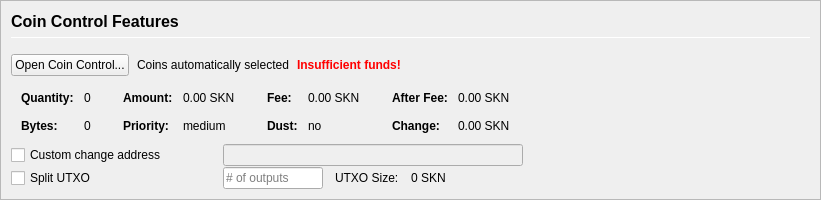
         <widget class="QFrame" name="frameCoinControl">
          <property name="sizePolicy">
           <sizepolicy hsizetype="Expanding" vsizetype="Expanding">
            <horstretch>0</horstretch>
            <verstretch>0</verstretch>
           </sizepolicy>
          </property>
          <property name="maximumSize">
           <size>
            <width>16777215</width>
            <height>16777215</height>
           </size>
          </property>
          <property name="frameShape">
           <enum>QFrame::StyledPanel</enum>
          </property>
          <property name="frameShadow">
           <enum>QFrame::Sunken</enum>
          </property>
          <layout class="QVBoxLayout" name="verticalLayoutCoinControl2">
           <property name="spacing">
            <number>0</number>
           </property>
           <property name="margin">
            <number>0</number>
           </property>
           <item>
            <widget class="QFrame" name="frameCoinControl_BG">
             <layout class="QVBoxLayout" name="verticalLayoutCoinControl" stretch="0,0,0,0,0,0">
              <property name="spacing">
               <number>1</number>
              </property>
              <property name="leftMargin">
               <number>10</number>
              </property>
              <property name="topMargin">
               <number>10</number>
              </property>
              <item>
               <layout class="QHBoxLayout" name="horizontalLayoutCoinControl1">
                <property name="bottomMargin">
                 <number>15</number>
                </property>
                <item>
                 <layout class="QVBoxLayout" name="verticalLayout_3">
                  <property name="spacing">
                   <number>6</number>
                  </property>
                  <item>
                   <widget class="QLabel" name="labelCoinControlFeatures">
                    <property name="sizePolicy">
                     <sizepolicy hsizetype="Preferred" vsizetype="Maximum">
                      <horstretch>0</horstretch>
                      <verstretch>0</verstretch>
                     </sizepolicy>
                    </property>
                    <property name="minimumSize">
                     <size>
                      <width>0</width>
                      <height>20</height>
                     </size>
                    </property>
                    <property name="font">
                     <font>
                      <pointsize>12</pointsize>
                      <weight>75</weight>
                      <bold>true</bold>
                     </font>
                    </property>
                    <property name="styleSheet">
                     <string notr="true">font-weight:bold;</string>
                    </property>
                    <property name="text">
                     <string>Coin Control Features</string>
                    </property>
                   </widget>
                  </item>
                  <item>
                   <widget class="Line" name="line">
                    <property name="minimumSize">
                     <size>
                      <width>0</width>
                      <height>1</height>
                     </size>
                    </property>
                    <property name="maximumSize">
                     <size>
                      <width>16777215</width>
                      <height>1</height>
                     </size>
                    </property>
                    <property name="orientation">
                     <enum>Qt::Horizontal</enum>
                    </property>
                   </widget>
                  </item>
                 </layout>
                </item>
               </layout>
              </item>
              <item>
               <layout class="QHBoxLayout" name="horizontalLayoutCoinControl2" stretch="0,0,0,0">
                <property name="spacing">
                 <number>8</number>
                </property>
                <property name="bottomMargin">
                 <number>10</number>
                </property>
                <item>
                 <widget class="QPushButton" name="pushButtonCoinControl">
                  <property name="styleSheet">
                   <string notr="true"/>
                  </property>
                  <property name="text">
                   <string>Open Coin Control...</string>
                  </property>
                  <property name="autoDefault">
                   <bool>false</bool>
                  </property>
                 </widget>
                </item>
                <item>
                 <widget class="QLabel" name="labelCoinControlAutomaticallySelected">
                  <property name="text">
                   <string>Coins automatically selected</string>
                  </property>
                  <property name="margin">
                   <number>5</number>
                  </property>
                 </widget>
                </item>
                <item>
                 <widget class="QLabel" name="labelCoinControlInsuffFunds">
                  <property name="font">
                   <font>
                    <weight>75</weight>
                    <bold>true</bold>
                   </font>
                  </property>
                  <property name="styleSheet">
                   <string notr="true">color:red;font-weight:bold;</string>
                  </property>
                  <property name="text">
                   <string>Insufficient funds!</string>
                  </property>
                  <property name="margin">
                   <number>5</number>
                  </property>
                 </widget>
                </item>
                <item>
                 <spacer name="horizontalSpacerCoinControl">
                  <property name="orientation">
                   <enum>Qt::Horizontal</enum>
                  </property>
                  <property name="sizeHint" stdset="0">
                   <size>
                    <width>40</width>
                    <height>1</height>
                   </size>
                  </property>
                 </spacer>
                </item>
               </layout>
              </item>
              <item>
               <widget class="QWidget" name="widgetCoinControl" native="true">
                <property name="sizePolicy">
                 <sizepolicy hsizetype="Preferred" vsizetype="Preferred">
                  <horstretch>0</horstretch>
                  <verstretch>0</verstretch>
                 </sizepolicy>
                </property>
                <property name="minimumSize">
                 <size>
                  <width>0</width>
                  <height>0</height>
                 </size>
                </property>
                <property name="styleSheet">
                 <string notr="true"/>
                </property>
                <layout class="QHBoxLayout" name="horizontalLayoutCoinControl5">
                 <property name="margin">
                  <number>0</number>
                 </property>
                 <item>
                  <layout class="QHBoxLayout" name="horizontalLayoutCoinControl3" stretch="0,0,0,1">
                   <property name="spacing">
                    <number>20</number>
                   </property>
                   <property name="topMargin">
                    <number>0</number>
                   </property>
                   <property name="bottomMargin">
                    <number>10</number>
                   </property>
                   <item>
                    <layout class="QFormLayout" name="formLayoutCoinControl1">
                     <property name="horizontalSpacing">
                      <number>10</number>
                     </property>
                     <property name="verticalSpacing">
                      <number>14</number>
                     </property>
                     <property name="leftMargin">
                      <number>10</number>
                     </property>
                     <property name="topMargin">
                      <number>4</number>
                     </property>
                     <property name="rightMargin">
                      <number>6</number>
                     </property>
                     <item row="0" column="0">
                      <widget class="QLabel" name="labelCoinControlQuantityText">
                       <property name="font">
                        <font>
                         <weight>75</weight>
                         <bold>true</bold>
                        </font>
                       </property>
                       <property name="text">
                        <string>Quantity:</string>
                       </property>
                       <property name="margin">
                        <number>0</number>
                       </property>
                      </widget>
                     </item>
                     <item row="0" column="1">
                      <widget class="QLabel" name="labelCoinControlQuantity">
                       <property name="cursor">
                        <cursorShape>IBeamCursor</cursorShape>
                       </property>
                       <property name="contextMenuPolicy">
                        <enum>Qt::ActionsContextMenu</enum>
                       </property>
                       <property name="text">
                        <string notr="true">0</string>
                       </property>
                       <property name="margin">
                        <number>0</number>
                       </property>
                       <property name="textInteractionFlags">
                        <set>Qt::LinksAccessibleByMouse|Qt::TextSelectableByKeyboard|Qt::TextSelectableByMouse</set>
                       </property>
                      </widget>
                     </item>
                     <item row="1" column="0">
                      <widget class="QLabel" name="labelCoinControlBytesText">
                       <property name="font">
                        <font>
                         <weight>75</weight>
                         <bold>true</bold>
                        </font>
                       </property>
                       <property name="text">
                        <string>Bytes:</string>
                       </property>
                      </widget>
                     </item>
                     <item row="1" column="1">
                      <widget class="QLabel" name="labelCoinControlBytes">
                       <property name="cursor">
                        <cursorShape>IBeamCursor</cursorShape>
                       </property>
                       <property name="contextMenuPolicy">
                        <enum>Qt::ActionsContextMenu</enum>
                       </property>
                       <property name="text">
                        <string notr="true">0</string>
                       </property>
                       <property name="textInteractionFlags">
                        <set>Qt::LinksAccessibleByMouse|Qt::TextSelectableByKeyboard|Qt::TextSelectableByMouse</set>
                       </property>
                      </widget>
                     </item>
                    </layout>
                   </item>
                   <item>
                    <layout class="QFormLayout" name="formLayoutCoinControl2">
                     <property name="horizontalSpacing">
                      <number>10</number>
                     </property>
                     <property name="verticalSpacing">
                      <number>14</number>
                     </property>
                     <property name="leftMargin">
                      <number>6</number>
                     </property>
                     <property name="topMargin">
                      <number>4</number>
                     </property>
                     <property name="rightMargin">
                      <number>6</number>
                     </property>
                     <item row="0" column="0">
                      <widget class="QLabel" name="labelCoinControlAmountText">
                       <property name="font">
                        <font>
                         <weight>75</weight>
                         <bold>true</bold>
                        </font>
                       </property>
                       <property name="text">
                        <string>Amount:</string>
                       </property>
                       <property name="margin">
                        <number>0</number>
                       </property>
                      </widget>
                     </item>
                     <item row="0" column="1">
                      <widget class="QLabel" name="labelCoinControlAmount">
                       <property name="cursor">
                        <cursorShape>IBeamCursor</cursorShape>
                       </property>
                       <property name="contextMenuPolicy">
                        <enum>Qt::ActionsContextMenu</enum>
                       </property>
                       <property name="text">
                        <string notr="true">0.00 SKN</string>
                       </property>
                       <property name="textInteractionFlags">
                        <set>Qt::LinksAccessibleByMouse|Qt::TextSelectableByKeyboard|Qt::TextSelectableByMouse</set>
                       </property>
                      </widget>
                     </item>
                     <item row="1" column="0">
                      <widget class="QLabel" name="labelCoinControlPriorityText">
                       <property name="font">
                        <font>
                         <weight>75</weight>
                         <bold>true</bold>
                        </font>
                       </property>
                       <property name="text">
                        <string>Priority:</string>
                       </property>
                      </widget>
                     </item>
                     <item row="1" column="1">
                      <widget class="QLabel" name="labelCoinControlPriority">
                       <property name="cursor">
                        <cursorShape>IBeamCursor</cursorShape>
                       </property>
                       <property name="contextMenuPolicy">
                        <enum>Qt::ActionsContextMenu</enum>
                       </property>
                       <property name="text">
                        <string>medium</string>
                       </property>
                       <property name="textInteractionFlags">
                        <set>Qt::LinksAccessibleByMouse|Qt::TextSelectableByKeyboard|Qt::TextSelectableByMouse</set>
                       </property>
                      </widget>
                     </item>
                    </layout>
                   </item>
                   <item>
                    <layout class="QFormLayout" name="formLayoutCoinControl3">
                     <property name="horizontalSpacing">
                      <number>10</number>
                     </property>
                     <property name="verticalSpacing">
                      <number>14</number>
                     </property>
                     <property name="leftMargin">
                      <number>6</number>
                     </property>
                     <property name="topMargin">
                      <number>4</number>
                     </property>
                     <property name="rightMargin">
                      <number>6</number>
                     </property>
                     <item row="0" column="0">
                      <widget class="QLabel" name="labelCoinControlFeeText">
                       <property name="font">
                        <font>
                         <weight>75</weight>
                         <bold>true</bold>
                        </font>
                       </property>
                       <property name="text">
                        <string>Fee:</string>
                       </property>
                       <property name="margin">
                        <number>0</number>
                       </property>
                      </widget>
                     </item>
                     <item row="0" column="1">
                      <widget class="QLabel" name="labelCoinControlFee">
                       <property name="cursor">
                        <cursorShape>IBeamCursor</cursorShape>
                       </property>
                       <property name="contextMenuPolicy">
                        <enum>Qt::ActionsContextMenu</enum>
                       </property>
                       <property name="text">
                        <string notr="true">0.00 SKN</string>
                       </property>
                       <property name="textInteractionFlags">
                        <set>Qt::LinksAccessibleByMouse|Qt::TextSelectableByKeyboard|Qt::TextSelectableByMouse</set>
                       </property>
                      </widget>
                     </item>
                     <item row="1" column="0">
                      <widget class="QLabel" name="labelCoinControlLowOutputText">
                       <property name="font">
                        <font>
                         <weight>75</weight>
                         <bold>true</bold>
                        </font>
                       </property>
                       <property name="text">
                        <string>Dust:</string>
                       </property>
                      </widget>
                     </item>
                     <item row="1" column="1">
                      <widget class="QLabel" name="labelCoinControlLowOutput">
                       <property name="cursor">
                        <cursorShape>IBeamCursor</cursorShape>
                       </property>
                       <property name="contextMenuPolicy">
                        <enum>Qt::ActionsContextMenu</enum>
                       </property>
                       <property name="text">
                        <string>no</string>
                       </property>
                       <property name="textInteractionFlags">
                        <set>Qt::LinksAccessibleByMouse|Qt::TextSelectableByKeyboard|Qt::TextSelectableByMouse</set>
                       </property>
                      </widget>
                     </item>
                    </layout>
                   </item>
                   <item>
                    <layout class="QFormLayout" name="formLayoutCoinControl4">
                     <property name="horizontalSpacing">
                      <number>10</number>
                     </property>
                     <property name="verticalSpacing">
                      <number>14</number>
                     </property>
                     <property name="leftMargin">
                      <number>6</number>
                     </property>
                     <property name="topMargin">
                      <number>4</number>
                     </property>
                     <property name="rightMargin">
                      <number>6</number>
                     </property>
                     <item row="0" column="0">
                      <widget class="QLabel" name="labelCoinControlAfterFeeText">
                       <property name="font">
                        <font>
                         <weight>75</weight>
                         <bold>true</bold>
                        </font>
                       </property>
                       <property name="text">
                        <string>After Fee:</string>
                       </property>
                       <property name="margin">
                        <number>0</number>
                       </property>
                      </widget>
                     </item>
                     <item row="0" column="1">
                      <widget class="QLabel" name="labelCoinControlAfterFee">
                       <property name="cursor">
                        <cursorShape>IBeamCursor</cursorShape>
                       </property>
                       <property name="contextMenuPolicy">
                        <enum>Qt::ActionsContextMenu</enum>
                       </property>
                       <property name="text">
                        <string notr="true">0.00 SKN</string>
                       </property>
                       <property name="textInteractionFlags">
                        <set>Qt::LinksAccessibleByMouse|Qt::TextSelectableByKeyboard|Qt::TextSelectableByMouse</set>
                       </property>
                      </widget>
                     </item>
                     <item row="1" column="0">
                      <widget class="QLabel" name="labelCoinControlChangeText">
                       <property name="font">
                        <font>
                         <weight>75</weight>
                         <bold>true</bold>
                        </font>
                       </property>
                       <property name="text">
                        <string>Change:</string>
                       </property>
                      </widget>
                     </item>
                     <item row="1" column="1">
                      <widget class="QLabel" name="labelCoinControlChange">
                       <property name="cursor">
                        <cursorShape>IBeamCursor</cursorShape>
                       </property>
                       <property name="contextMenuPolicy">
                        <enum>Qt::ActionsContextMenu</enum>
                       </property>
                       <property name="text">
                        <string notr="true">0.00 SKN</string>
                       </property>
                       <property name="textInteractionFlags">
                        <set>Qt::LinksAccessibleByMouse|Qt::TextSelectableByKeyboard|Qt::TextSelectableByMouse</set>
                       </property>
                      </widget>
                     </item>
                    </layout>
                   </item>
                  </layout>
                 </item>
                </layout>
               </widget>
              </item>
              <item>
               <layout class="QHBoxLayout" name="horizontalLayoutCoinControl4">
                <property name="spacing">
                 <number>12</number>
                </property>
                <property name="sizeConstraint">
                 <enum>QLayout::SetDefaultConstraint</enum>
                </property>
                <property name="topMargin">
                 <number>0</number>
                </property>
                <property name="rightMargin">
                 <number>0</number>
                </property>
                <item>
                 <widget class="QCheckBox" name="checkBoxCoinControlChange">
                  <property name="sizePolicy">
                   <sizepolicy hsizetype="Preferred" vsizetype="Preferred">
                    <horstretch>0</horstretch>
                    <verstretch>0</verstretch>
                   </sizepolicy>
                  </property>
                  <property name="minimumSize">
                   <size>
                    <width>200</width>
                    <height>0</height>
                   </size>
                  </property>
                  <property name="maximumSize">
                   <size>
                    <width>200</width>
                    <height>16777215</height>
                   </size>
                  </property>
                  <property name="toolTip">
                   <string>If this is activated, but the change address is empty or invalid, change will be sent to a newly generated address.</string>
                  </property>
                  <property name="text">
                   <string>Custom change address</string>
                  </property>
                 </widget>
                </item>
                <item>
                 <widget class="QValidatedLineEdit" name="lineEditCoinControlChange">
                  <property name="enabled">
                   <bool>false</bool>
                  </property>
                  <property name="sizePolicy">
                   <sizepolicy hsizetype="Preferred" vsizetype="Preferred">
                    <horstretch>0</horstretch>
                    <verstretch>0</verstretch>
                   </sizepolicy>
                  </property>
                  <property name="minimumSize">
                   <size>
                    <width>300</width>
                    <height>0</height>
                   </size>
                  </property>
                 </widget>
                </item>
                <item>
                 <widget class="QLabel" name="labelCoinControlChangeLabel">
                  <property name="sizePolicy">
                   <sizepolicy hsizetype="Preferred" vsizetype="Preferred">
                    <horstretch>0</horstretch>
                    <verstretch>0</verstretch>
                   </sizepolicy>
                  </property>
                  <property name="minimumSize">
                   <size>
                    <width>100</width>
                    <height>0</height>
                   </size>
                  </property>
                  <property name="text">
                   <string/>
                  </property>
                  <property name="margin">
                   <number>3</number>
                  </property>
                 </widget>
                </item>
               </layout>
              </item>
              <item>
               <layout class="QHBoxLayout" name="horizontalLayoutCoinControl6">
                <property name="spacing">
                 <number>12</number>
                </property>
                <property name="rightMargin">
                 <number>0</number>
                </property>
                <item>
                 <widget class="QCheckBox" name="splitBlockCheckBox">
                  <property name="sizePolicy">
                   <sizepolicy hsizetype="Preferred" vsizetype="Preferred">
                    <horstretch>0</horstretch>
                    <verstretch>0</verstretch>
                   </sizepolicy>
                  </property>
                  <property name="minimumSize">
                   <size>
                    <width>200</width>
                    <height>0</height>
                   </size>
                  </property>
                  <property name="maximumSize">
                   <size>
                    <width>200</width>
                    <height>16777215</height>
                   </size>
                  </property>
                  <property name="text">
                   <string>Split UTXO</string>
                  </property>
                 </widget>
                </item>
                <item>
                 <widget class="QLineEdit" name="splitBlockLineEdit">
                  <property name="sizePolicy">
                   <sizepolicy hsizetype="Preferred" vsizetype="Preferred">
                    <horstretch>50</horstretch>
                    <verstretch>0</verstretch>
                   </sizepolicy>
                  </property>
                  <property name="minimumSize">
                   <size>
                    <width>100</width>
                    <height>0</height>
                   </size>
                  </property>
                  <property name="maximumSize">
                   <size>
                    <width>100</width>
                    <height>16777215</height>
                   </size>
                  </property>
                  <property name="placeholderText">
                   <string># of outputs</string>
                  </property>
                 </widget>
                </item>
                <item>
                 <widget class="QLabel" name="labelBlockSizeText">
                  <property name="text">
                   <string>UTXO Size:</string>
                  </property>
                 </widget>
                </item>
                <item>
                 <widget class="QLabel" name="labelBlockSize">
                  <property name="text">
                   <string>0 SKN</string>
                  </property>
                 </widget>
                </item>
                <item>
                 <spacer name="horizontalSpacer_7">
                  <property name="orientation">
                   <enum>Qt::Horizontal</enum>
                  </property>
                  <property name="sizeHint" stdset="0">
                   <size>
                    <width>40</width>
                    <height>20</height>
                   </size>
                  </property>
                 </spacer>
                </item>
               </layout>
              </item>
              <item>
               <spacer name="verticalSpacerCoinControl">
                <property name="orientation">
                 <enum>Qt::Vertical</enum>
                </property>
                <property name="sizeHint" stdset="0">
                 <size>
                  <width>800</width>
                  <height>1</height>
                 </size>
                </property>
               </spacer>
              </item>
             </layout>
            </widget>
           </item>
          </layout>
         </widget>
